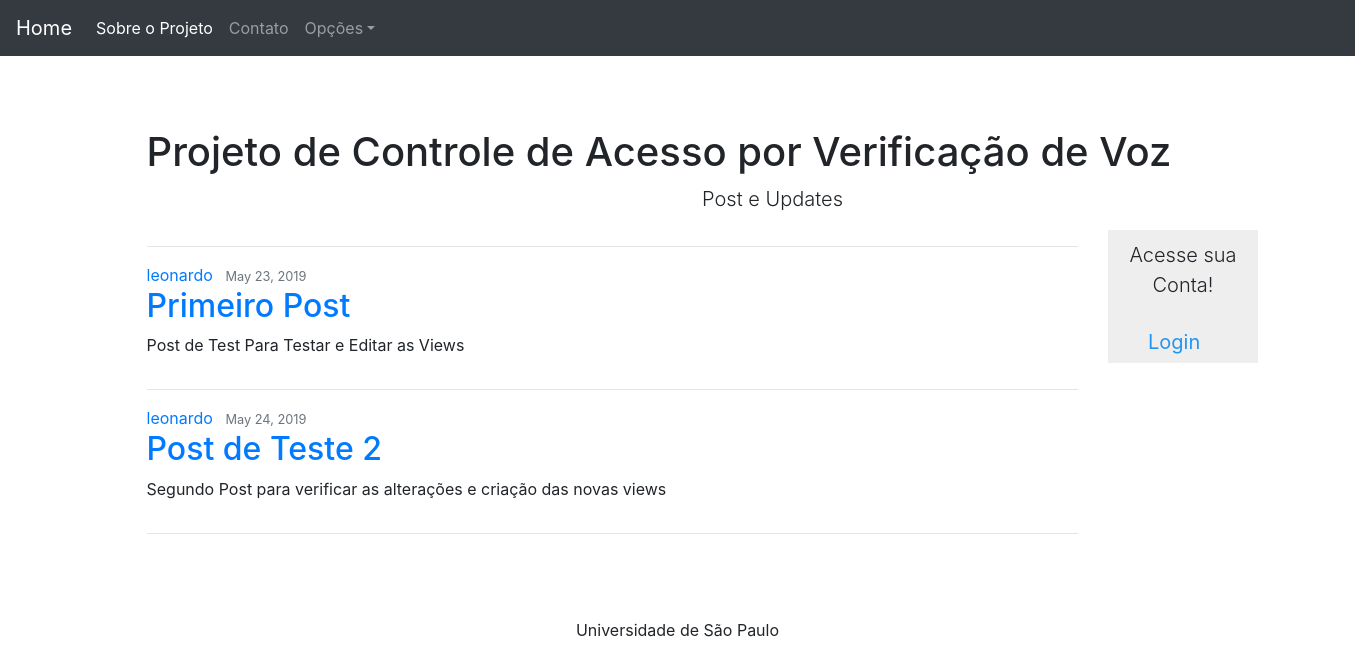
The page / on the database its author committed.
### content/models.py (models this page shows, shortened)
class News(models.Model):
    author = models.ForeignKey(User, on_delete=models.CASCADE)
    title = models.CharField(max_length=100)
    text_body = models.TextField()
    date_published = models.DateTimeField(default=timezone.now)

### content/views.py (the view)
# urls.py: 2. Add a URL to urlpatterns:  path('', views.home, name='home')
def home(request):
    context = {
        'News': News.objects.all()
    }
    return render(request, 'content/home.html', context)

### content/templates/content/home.html (shortened to what this page needs)
<!doctype html>
<html lang="en">
  <head>
    {% load static %}
    <link rel="stylesheet" href="{% static 'content/starter-template.css'%}" type="text/css">
    <link rel="stylesheet" href="{% static 'content/css/bootstrap.min.css' %}" type="text/css">
  </head>
  <body>
       <nav class="navbar navbar-expand-md navbar-dark bg-dark fixed-top">
           <a class="navbar-brand" href="{% url 'home'%}">Home</a>
  <div class="collapse navbar-collapse" id="navbarsExampleDefault">
    <ul class="navbar-nav mr-auto">
      <li class="nav-item active">
              <a class="nav-link" href="{% url 'about' %}">Sobre o Projeto <span class="sr-only">(current)</span></a>
      </li>
      <li class="nav-item">
        <a class="nav-link" href="#">Contato</a>
      </li>
      <li class="nav-item dropdown">
        <a class="nav-link dropdown-toggle" href="#" id="dropdown01" data-toggle="dropdown" aria-haspopup="true" aria-expanded="false">Opções</a>
      </li>
    </ul>
  </div>
</nav>
<main role="main" class="container">
  <div class="starter-template">
      <h1>Projeto de Controle de Acesso por Verificação de Voz</h1>
      <p class="lead" style=" text-align:center ">Post e Updates</p>
    {% if request.user.is_authenticated %}
     <div class="row">
          <div class="col-md-9">
            <div class="main">
                 {%for New in News%}
    <hr>
     <article class="media content-section">
         <div class="media-body">
            <div class="article-metadata">
              <a class="mr-2" href="#">{{ New.author }}</a>
              <small class="text-muted">{{ New.date_published|date:"F d, Y" }}</small>
            </div>
            <h2><a class="article-title" href='{% url 'detail-post' New.id %}'>{{ New.title }}</a></h2>
            <p class="article-content">{{ New.text_body }}</p>
            {% if New.author == user %}
            <a href="{% url 'delete-post' New.id%}">Exluir Post</a> <br>
            <a href="{% url 'update-post' New.id%}">Atualizar Post</a>
            {% endif %}
          </div>
    </article>
        {%endfor%}
             <hr>
            </div>
         </div>
    <div class="col-md-3">
    <div class="sidenav">
        <p class="lead"> Welcome {{ request.user.username}}!</p>
            <a  href="{% url 'profile' %}">Perfil</a>
            <a href="{% url 'logout'%}"> Sair </a>
            <a href="{%url 'list-model'%}"> Modelo Acustico</a>
            {% if request.user.username == 'leonardo'%}
            <a href="{%url 'create-post' %}"> Criar Post</a>
            {% endif %}
    </div>
    </div>
  </div>
    {% else %}
    <div class="row">
          <div class="col-md-9">
          <div class="main">
    {%for New in News%}
    <hr>
     <article class="media content-section">
         <div class="media-body">
            <div class="article-metadata">
              <a class="mr-2" href="#">{{ New.author }}</a>
              <small class="text-muted">{{ New.date_published|date:"F d, Y" }}</small>
            </div>
            <h2><a class="article-title" href='#'>{{ New.title }}</a></h2>
            <p class="article-content">{{ New.text_body }}</p>
          </div>
</article>
    {%endfor%}
    <hr>
          </div>
     </div>
     <div class="col-md-3">
    <div class="sidenav">
            <p class="lead"> Acesse sua Conta!</p>
            <a  href="{% url 'login' %}">Login</a>
    </div>
    </div>
    {% endif %}
      </div>
</div>
</main>
<footer id="foot">
    <div class="inner">
        <p>  Universidade de São Paulo</p>
    </div>
</footer>
  </body>
</html>

### content/static/content/starter-template.css (style rules this page uses)
body { padding-top: 5rem; }
.starter-template { padding: 3rem 1.5rem; text-align: justify; width: 1300px; }
#foot { text-align: center; padding: 20px; }

### content/templates/content/home.html (style rules this page uses)
.sidenav { width: 150px; z-index: 1; top: 20px; left: 10px; background: #eee; overflow-x: hidden; }
.sidenav a { padding: 6px 30px 6px 40px; text-decoration: none; font-size: 20px; color: #2196F3; display: block; }
.sidenav p { padding: 10px 10px 5px 10px; text-align:center; }

### rows shown on the page
News: author "leonardo", date_published "May 23, 2019", title "Primeiro Post", text_body "Post de Test Para Testar e Editar as Views"
News: author "leonardo", date_published "May 24, 2019", title "Post de Teste 2", text_body "Segundo Post para verificar as alterações e criação das novas views"
